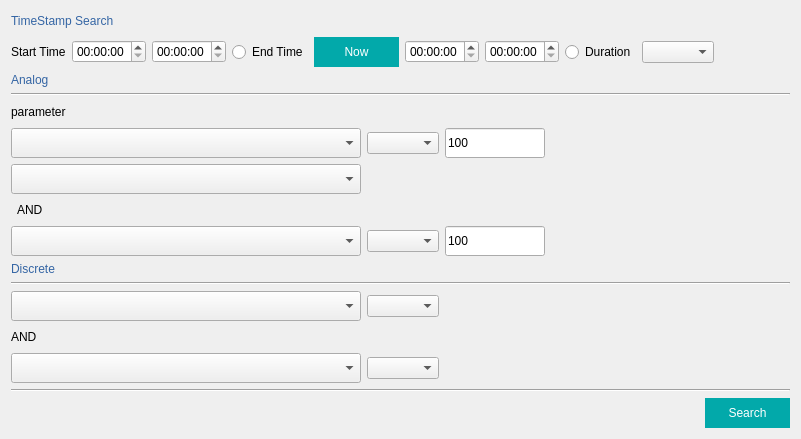
     <widget class="QWidget" name="search">
      <attribute name="title">
       <string>search</string>
      </attribute>
      <layout class="QVBoxLayout" name="verticalLayout_4">
       <item>
        <layout class="QHBoxLayout" name="horizontalLayout_2">
         <item>
          <widget class="QLabel" name="m_lblLP_12">
           <property name="styleSheet">
            <string notr="true">color: rgb(52, 101, 164);</string>
           </property>
           <property name="text">
            <string>TimeStamp Search</string>
           </property>
          </widget>
         </item>
         <item>
          <spacer name="horizontalSpacer_2">
           <property name="orientation">
            <enum>Qt::Horizontal</enum>
           </property>
           <property name="sizeHint" stdset="0">
            <size>
             <width>40</width>
             <height>20</height>
            </size>
           </property>
          </spacer>
         </item>
        </layout>
       </item>
       <item>
        <layout class="QHBoxLayout" name="horizontalLayout_3">
         <item>
          <widget class="QLabel" name="m_lblLP_6">
           <property name="text">
            <string>Start Time</string>
           </property>
          </widget>
         </item>
         <item>
          <widget class="QTimeEdit" name="Pvalue_StartdateTime"/>
         </item>
         <item>
          <widget class="QTimeEdit" name="timeEdit_PValueStart"/>
         </item>
         <item>
          <widget class="QRadioButton" name="End_PvradioBtn">
           <property name="text">
            <string>End Time</string>
           </property>
          </widget>
         </item>
         <item>
          <widget class="QPushButton" name="pshbtnSearchNow">
           <property name="minimumSize">
            <size>
             <width>85</width>
             <height>30</height>
            </size>
           </property>
           <property name="styleSheet">
            <string notr="true">QPushButton
{
border: 2px solid red;
border-width : 2px;
border-color: rgba(2,169,170,255);
	color: rgb(255, 255, 255);
background-color: rgba(2,169,170,255);
font: 10pt &quot;Open Sans&quot;;
}
QPushButton:pressed
{
	border:1px solid red;
}
 QPushButton:hover 
{
     background-color:rgb(255, 255, 255);
	color: rgb(0, 0, 0);
 }
QToolTip
{
	background-color: rgb(255, 255, 127);
	color:rgb(0,0,0);
}

</string>
           </property>
           <property name="text">
            <string>Now</string>
           </property>
          </widget>
         </item>
         <item>
          <widget class="QTimeEdit" name="Pvalue_EnddateTime"/>
         </item>
         <item>
          <widget class="QTimeEdit" name="timeEdit_PValueEnd"/>
         </item>
         <item>
          <widget class="QRadioButton" name="Dur_PvradioBtn">
           <property name="text">
            <string>Duration</string>
           </property>
          </widget>
         </item>
         <item>
          <widget class="QComboBox" name="cmbBx_EtimeDur"/>
         </item>
         <item>
          <widget class="QLabel" name="label_TSDurPv">
           <property name="minimumSize">
            <size>
             <width>30</width>
             <height>30</height>
            </size>
           </property>
           <property name="text">
            <string/>
           </property>
          </widget>
         </item>
         <item>
          <spacer name="horizontalSpacer_11">
           <property name="orientation">
            <enum>Qt::Horizontal</enum>
           </property>
           <property name="sizeHint" stdset="0">
            <size>
             <width>40</width>
             <height>20</height>
            </size>
           </property>
          </spacer>
         </item>
        </layout>
       </item>
       <item>
        <layout class="QVBoxLayout" name="verticalLayout_2">
         <item>
          <widget class="QLabel" name="m_lblLP_13">
           <property name="styleSheet">
            <string notr="true">color: rgb(52, 101, 164);
</string>
           </property>
           <property name="text">
            <string>Analog</string>
           </property>
          </widget>
         </item>
         <item>
          <widget class="Line" name="line_2">
           <property name="orientation">
            <enum>Qt::Horizontal</enum>
           </property>
          </widget>
         </item>
        </layout>
       </item>
       <item>
        <layout class="QHBoxLayout" name="horizontalLayout_4">
         <item>
          <widget class="QLabel" name="m_lblLP_14">
           <property name="text">
            <string>parameter</string>
           </property>
          </widget>
         </item>
         <item>
          <spacer name="horizontalSpacer_3">
           <property name="orientation">
            <enum>Qt::Horizontal</enum>
           </property>
           <property name="sizeHint" stdset="0">
            <size>
             <width>40</width>
             <height>20</height>
            </size>
           </property>
          </spacer>
         </item>
        </layout>
       </item>
       <item>
        <layout class="QHBoxLayout" name="horizontalLayout_5">
         <item>
          <widget class="QComboBox" name="comboBox_CriParm">
           <property name="minimumSize">
            <size>
             <width>350</width>
             <height>30</height>
            </size>
           </property>
          </widget>
         </item>
         <item>
          <widget class="QComboBox" name="comboBox_CriOpr">
           <property name="maximumSize">
            <size>
             <width>365</width>
             <height>16777215</height>
            </size>
           </property>
          </widget>
         </item>
         <item>
          <widget class="QLineEdit" name="lineEdit_Parm">
           <property name="minimumSize">
            <size>
             <width>100</width>
             <height>30</height>
            </size>
           </property>
           <property name="maximumSize">
            <size>
             <width>100</width>
             <height>16777215</height>
            </size>
           </property>
           <property name="inputMask">
            <string/>
           </property>
           <property name="text">
            <string>100</string>
           </property>
          </widget>
         </item>
         <item>
          <spacer name="horizontalSpacer_4">
           <property name="orientation">
            <enum>Qt::Horizontal</enum>
           </property>
           <property name="sizeHint" stdset="0">
            <size>
             <width>40</width>
             <height>20</height>
            </size>
           </property>
          </spacer>
         </item>
        </layout>
       </item>
       <item>
        <layout class="QHBoxLayout" name="horizontalLayout_14">
         <item>
          <widget class="QComboBox" name="comboBoxdemo">
           <property name="minimumSize">
            <size>
             <width>350</width>
             <height>30</height>
            </size>
           </property>
          </widget>
         </item>
         <item>
          <spacer name="horizontalSpacer_18">
           <property name="orientation">
            <enum>Qt::Horizontal</enum>
           </property>
           <property name="sizeHint" stdset="0">
            <size>
             <width>40</width>
             <height>20</height>
            </size>
           </property>
          </spacer>
         </item>
        </layout>
       </item>
       <item>
        <layout class="QHBoxLayout" name="horizontalLayout_6">
         <item>
          <widget class="QLabel" name="m_lblLP_15">
           <property name="text">
            <string>  AND                     </string>
           </property>
          </widget>
         </item>
         <item>
          <spacer name="horizontalSpacer_5">
           <property name="orientation">
            <enum>Qt::Horizontal</enum>
           </property>
           <property name="sizeHint" stdset="0">
            <size>
             <width>40</width>
             <height>20</height>
            </size>
           </property>
          </spacer>
         </item>
        </layout>
       </item>
       <item>
        <layout class="QHBoxLayout" name="horizontalLayout_7">
         <item>
          <widget class="QComboBox" name="comboBox_AndCriParm">
           <property name="minimumSize">
            <size>
             <width>350</width>
             <height>30</height>
            </size>
           </property>
          </widget>
         </item>
         <item>
          <widget class="QComboBox" name="comboBox_AndCriOpr"/>
         </item>
         <item>
          <widget class="QLineEdit" name="lineEdit_AndParm">
           <property name="minimumSize">
            <size>
             <width>100</width>
             <height>30</height>
            </size>
           </property>
           <property name="maximumSize">
            <size>
             <width>100</width>
             <height>30</height>
            </size>
           </property>
           <property name="text">
            <string>100</string>
           </property>
          </widget>
         </item>
         <item>
          <spacer name="horizontalSpacer_6">
           <property name="orientation">
            <enum>Qt::Horizontal</enum>
           </property>
           <property name="sizeHint" stdset="0">
            <size>
             <width>40</width>
             <height>20</height>
            </size>
           </property>
          </spacer>
         </item>
        </layout>
       </item>
       <item>
        <layout class="QVBoxLayout" name="verticalLayout">
         <item>
          <widget class="QLabel" name="m_lblLP_17">
           <property name="styleSheet">
            <string notr="true">color: rgb(52, 101, 164);</string>
           </property>
           <property name="text">
            <string>Discrete</string>
           </property>
          </widget>
         </item>
         <item>
          <widget class="Line" name="line_3">
           <property name="orientation">
            <enum>Qt::Horizontal</enum>
           </property>
          </widget>
         </item>
        </layout>
       </item>
       <item>
        <layout class="QHBoxLayout" name="horizontalLayout_8">
         <item>
          <widget class="QComboBox" name="cmbx_Discreate">
           <property name="minimumSize">
            <size>
             <width>350</width>
             <height>30</height>
            </size>
           </property>
          </widget>
         </item>
         <item>
          <widget class="QComboBox" name="comboBox_true"/>
         </item>
         <item>
          <spacer name="horizontalSpacer_7">
           <property name="orientation">
            <enum>Qt::Horizontal</enum>
           </property>
           <property name="sizeHint" stdset="0">
            <size>
             <width>40</width>
             <height>20</height>
            </size>
           </property>
          </spacer>
         </item>
        </layout>
       </item>
       <item>
        <layout class="QHBoxLayout" name="horizontalLayout_9">
         <item>
          <widget class="QLabel" name="label_8">
           <property name="text">
            <string>AND</string>
           </property>
          </widget>
         </item>
         <item>
          <spacer name="horizontalSpacer_8">
           <property name="orientation">
            <enum>Qt::Horizontal</enum>
           </property>
           <property name="sizeHint" stdset="0">
            <size>
             <width>40</width>
             <height>20</height>
            </size>
           </property>
          </spacer>
         </item>
        </layout>
       </item>
       <item>
        <layout class="QHBoxLayout" name="horizontalLayout_10">
         <item>
          <widget class="QComboBox" name="cmbx_DiscreateAnd">
           <property name="minimumSize">
            <size>
             <width>350</width>
             <height>30</height>
            </size>
           </property>
          </widget>
         </item>
         <item>
          <widget class="QComboBox" name="comboBox_false"/>
         </item>
         <item>
          <spacer name="horizontalSpacer_9">
           <property name="orientation">
            <enum>Qt::Horizontal</enum>
           </property>
           <property name="sizeHint" stdset="0">
            <size>
             <width>40</width>
             <height>20</height>
            </size>
           </property>
          </spacer>
         </item>
        </layout>
       </item>
       <item>
        <layout class="QHBoxLayout" name="horizontalLayout_11">
         <item>
          <widget class="Line" name="line">
           <property name="orientation">
            <enum>Qt::Horizontal</enum>
           </property>
          </widget>
         </item>
        </layout>
       </item>
       <item>
        <layout class="QHBoxLayout" name="horizontalLayout_12">
         <item>
          <spacer name="horizontalSpacer_10">
           <property name="orientation">
            <enum>Qt::Horizontal</enum>
           </property>
           <property name="sizeHint" stdset="0">
            <size>
             <width>40</width>
             <height>20</height>
            </size>
           </property>
          </spacer>
         </item>
         <item>
          <widget class="QPushButton" name="PshBtn_search">
           <property name="minimumSize">
            <size>
             <width>85</width>
             <height>30</height>
            </size>
           </property>
           <property name="styleSheet">
            <string notr="true">QPushButton
{
border: 2px solid red;
border-width : 2px;
border-color: rgba(2,169,170,255);
	color: rgb(255, 255, 255);
background-color: rgba(2,169,170,255);
font: 10pt &quot;Open Sans&quot;;
}
QPushButton:pressed
{
	border:1px solid red;
}
 QPushButton:hover 
{
     background-color:rgb(255, 255, 255);
	color: rgb(0, 0, 0);
 }
QToolTip
{
	background-color: rgb(255, 255, 127);
	color:rgb(0,0,0);
}

</string>
           </property>
           <property name="text">
            <string>Search</string>
           </property>
          </widget>
         </item>
        </layout>
       </item>
      </layout>
     </widget>
